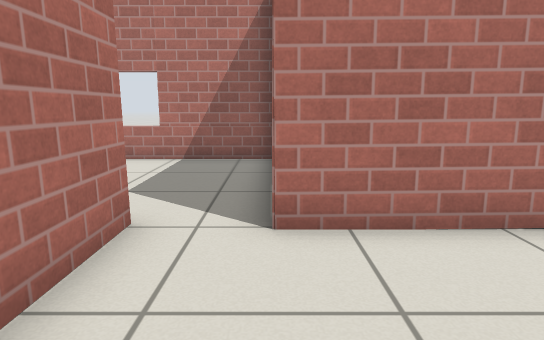
[1] (above)

15 first-person views from a walk through a world built for the Gazebo simulator. The camera is 0.78 m above the floor, tilts 10° down and sees 75° across. The floor is counted in squares, 0.5 m on a side. Each view is taken from the middle of a square. On the plan, view 1 faces up. The plan holds only what a view shows up to about 16 squares ahead; the rest is blank. Simple patterns stand in for the simulator's built-in surfaces.

[2]
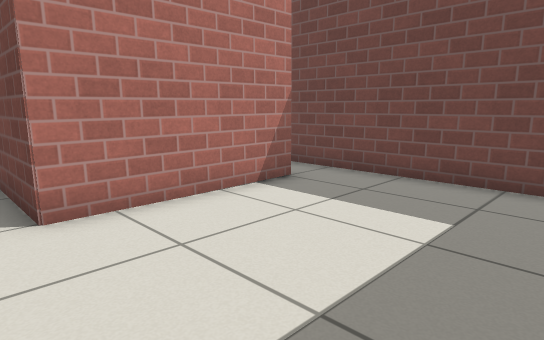

[3]
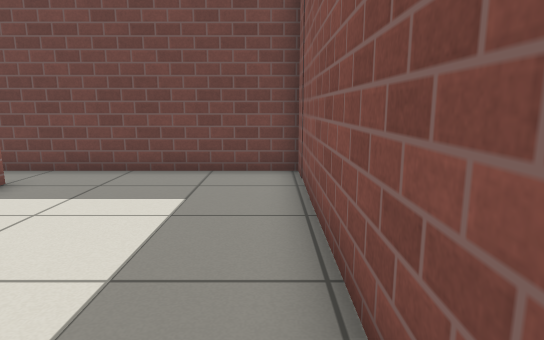

[4]
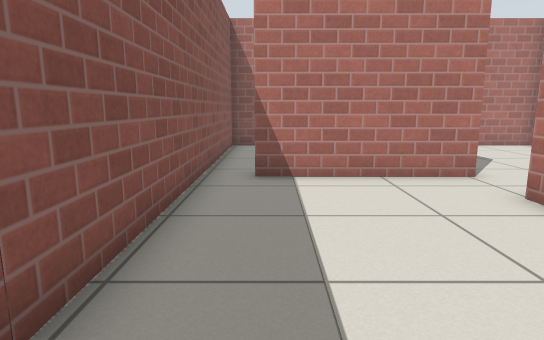

[5]
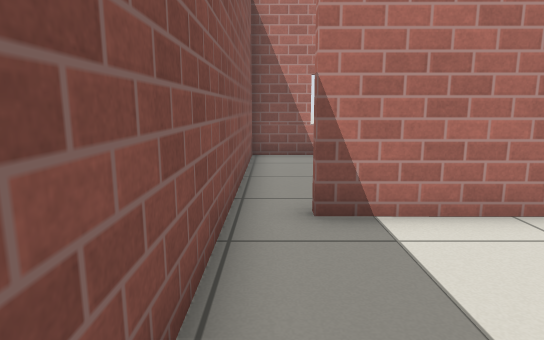

[6]
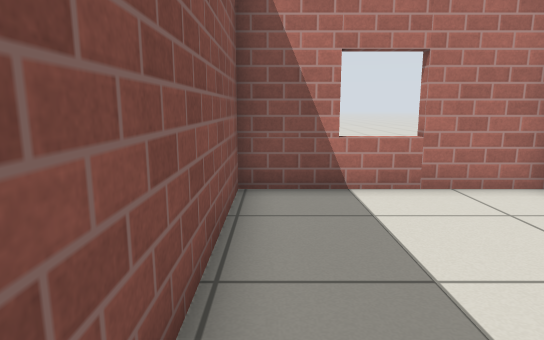

[7]
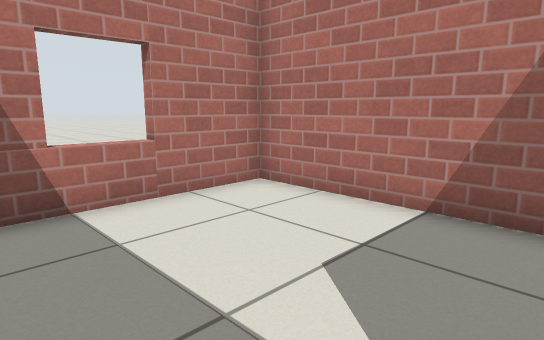

[8]
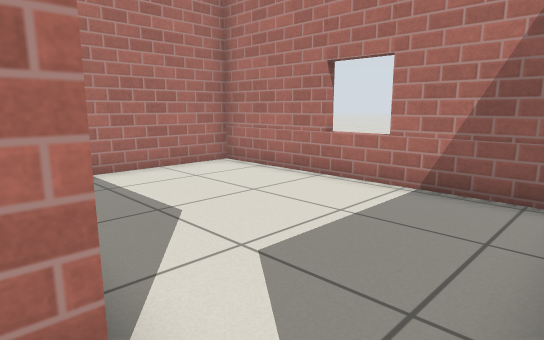

[9]
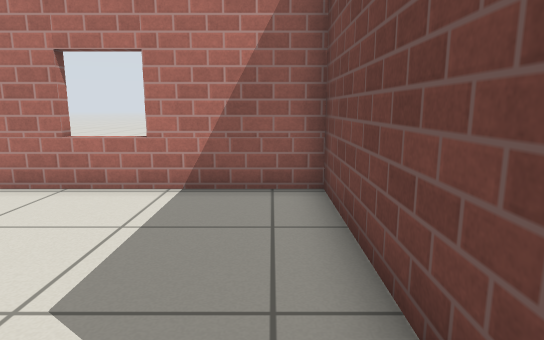

[10]
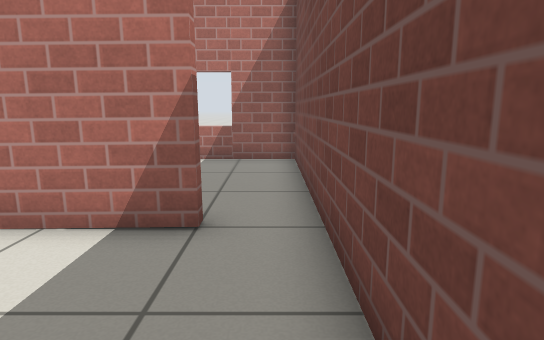

[11]
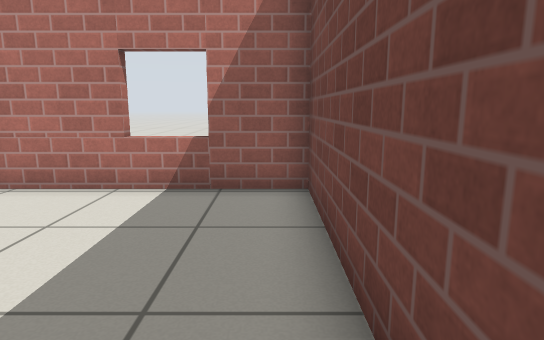

[12]
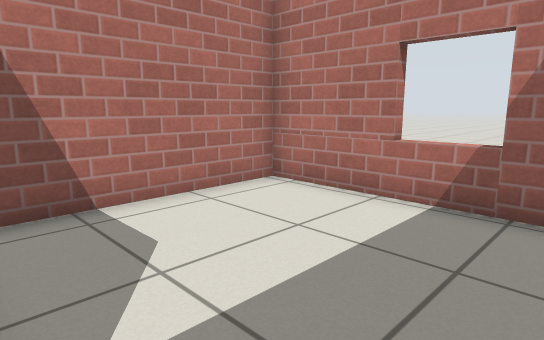

[13]
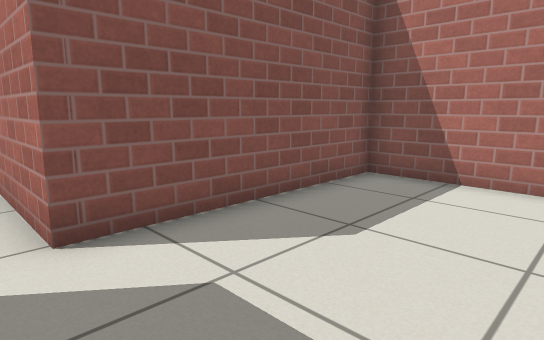

[14]
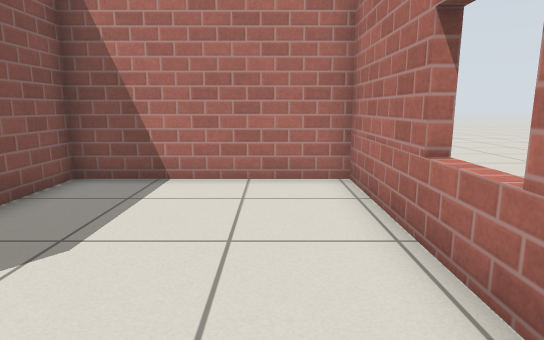

[15]
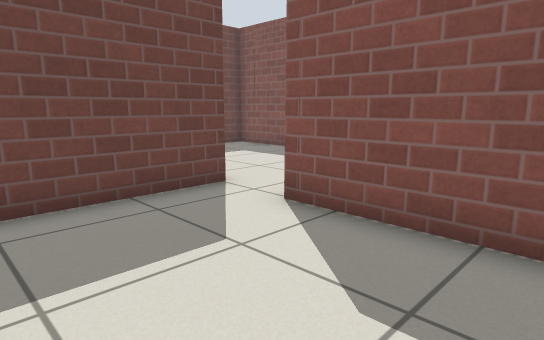

### Floor plan
Ten units are one square. View 1 is at (0, 0); x grows to the right and y downward. Boxes are objects, and circles mark ways between rooms. Rooms are numbered by the first view taken in them; rooms with no view inside come last. Other rooms are left out.
<svg viewBox="-92 -112 164 137">
<path fill="none" stroke="#000" d="M50 -44 0 -44M-19 -46 -20 4M-15 17 67 17 67 -45M-36 -44 -87 -44 -87 17 -15 17M50 -48 50 -44M67 -45 67 -107 3 -107 3 -56M0 -44 0 -107 -87 -107 -87 -46 -19 -46"/>
<circle cx="-20" cy="10" r="3" fill="#2a7"/>
<circle cx="60" cy="-50" r="3" fill="#2a7"/>
<circle cx="-10" cy="-50" r="3" fill="#2a7"/>
<text x="20" y="-20">1</text>
<text x="-50" y="-10">2</text>
<text x="40" y="-80">3</text>
<text x="-40" y="-80">4</text>
</svg>
Room 1 opens to room 2. Room 1 opens to room 3. Room 1 opens to room 4.

Where each view was taken, in squares from view 1:
view 1: 0 up, 0 right, facing up
view 2: 1 down, 1 left, facing up-right
view 3: 1 down, 2 left, facing right
view 4: 0 up, 6 right, facing left
view 5: 1 down, 3 right, facing left
view 6: 1 down, 2 left, facing left
view 7: 1 down, 3 left, facing up-left
view 8: 4 up, 0 right, facing up-left
view 9: 4 up, 1 left, facing up
view 10: 0 up, 6 right, facing up
view 11: 4 up, 6 right, facing up
view 12: 5 up, 6 right, facing up-left
view 13: 9 up, 1 left, facing down-left
view 14: 9 up, 1 left, facing left
view 15: 9 up, 6 left, facing down-right
